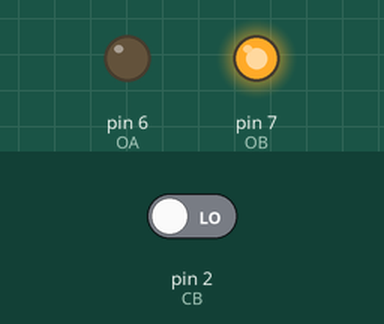
The sketch below on a simulated Arduino Uno, built with avr-gcc and run on an emulated ATmega328P. Shown: output pins drawn as LEDs (lit = HIGH). The inputs (shaded band) are chosen by the test bench; at power-on: pin 2 (CB) LOW. What the sketch prints to the serial monitor is not drawn.

Above: at 1.2 s.
1.3 s: pin 2 (CB) driven HIGH
Timing chart, 0 to 4.3 s (numbered marks = the images above; inputs shaded):
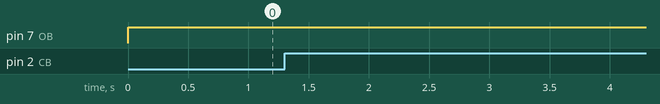

The sketch:

CONTROLADOR_IMPRESOR2D.ino
```cpp
volatile int contador = 0; //VAR SEGURA para multiples cambios.
int n = contador ; //VAR comparador.

int CA = 4; //Canal A OUT > D4 INPUT.
int CB = 2; //Canal B OUT > D5 INPUT.
int OA = 6; //Output A OUT D6 OUTPUT.
int OB = 7; //OutputB OUT D7 OUTPUT.

void setup()
{
     pinMode(CA, INPUT);
     pinMode(CB, INPUT);
     pinMode(OA, OUTPUT);
     pinMode(OB, OUTPUT);

     Serial.begin(9600); //Velocidad para transmitir datos (9600 baudios = SEGURO).
     attachInterrupt(digitalPinToInterrupt(CB), CalcularPLS, CHANGE); //Definicion de Interrupcion.
}

void loop()
{
     //CalcularPLS();
     if (n != contador)
     {
       Serial.println(contador);
       n = contador ;
     }
     digitalWrite(OA, LOW);
     digitalWrite(OB, HIGH);

}


void CalcularPLS()
{
     if(digitalRead(CB) == 1)
     {
       contador++ ;
     }
}
```

Measured:
- after the input at 1.3 s, every drawn part: stays the same
